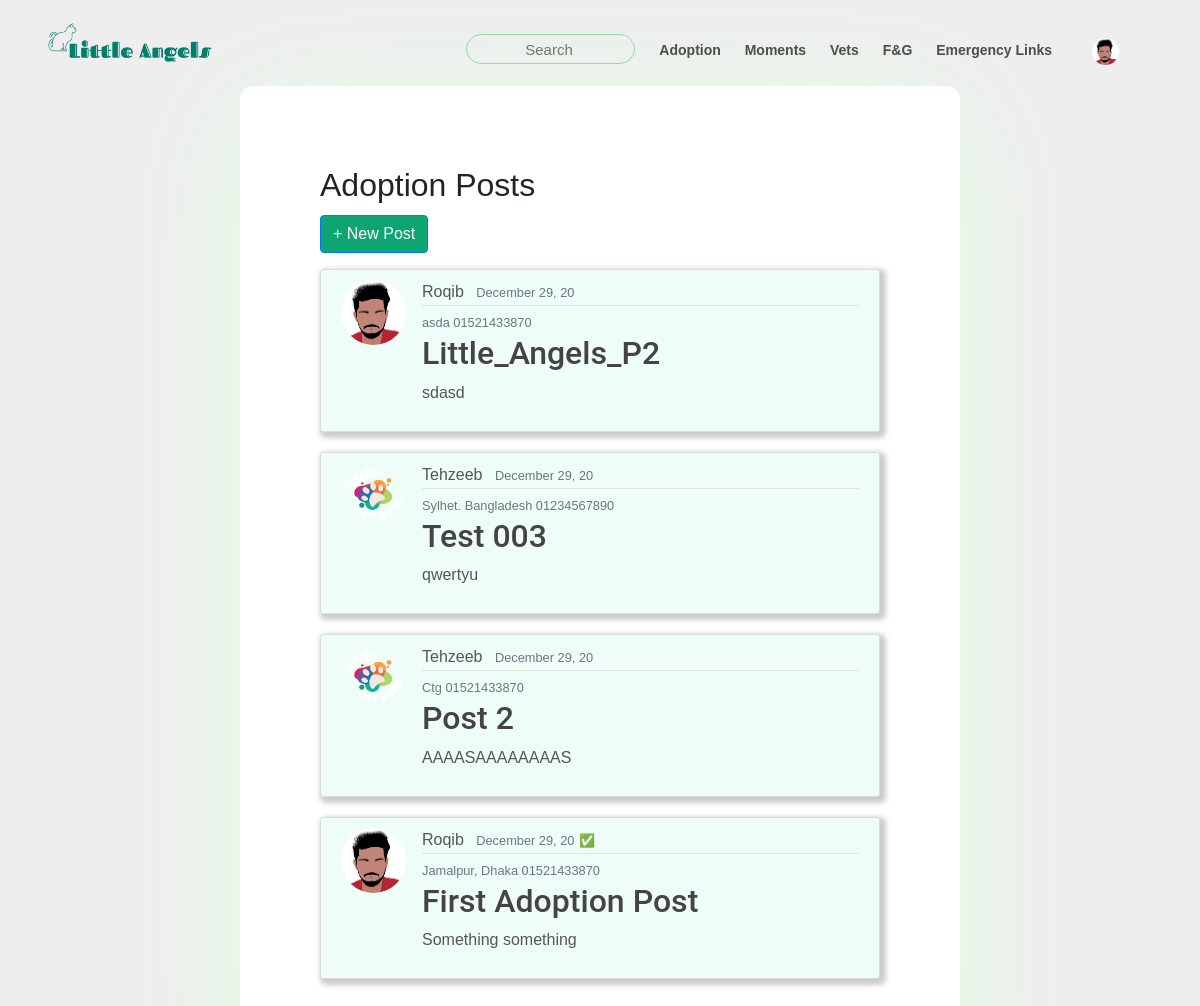
The app's page /adoption/ (signed in), older data.
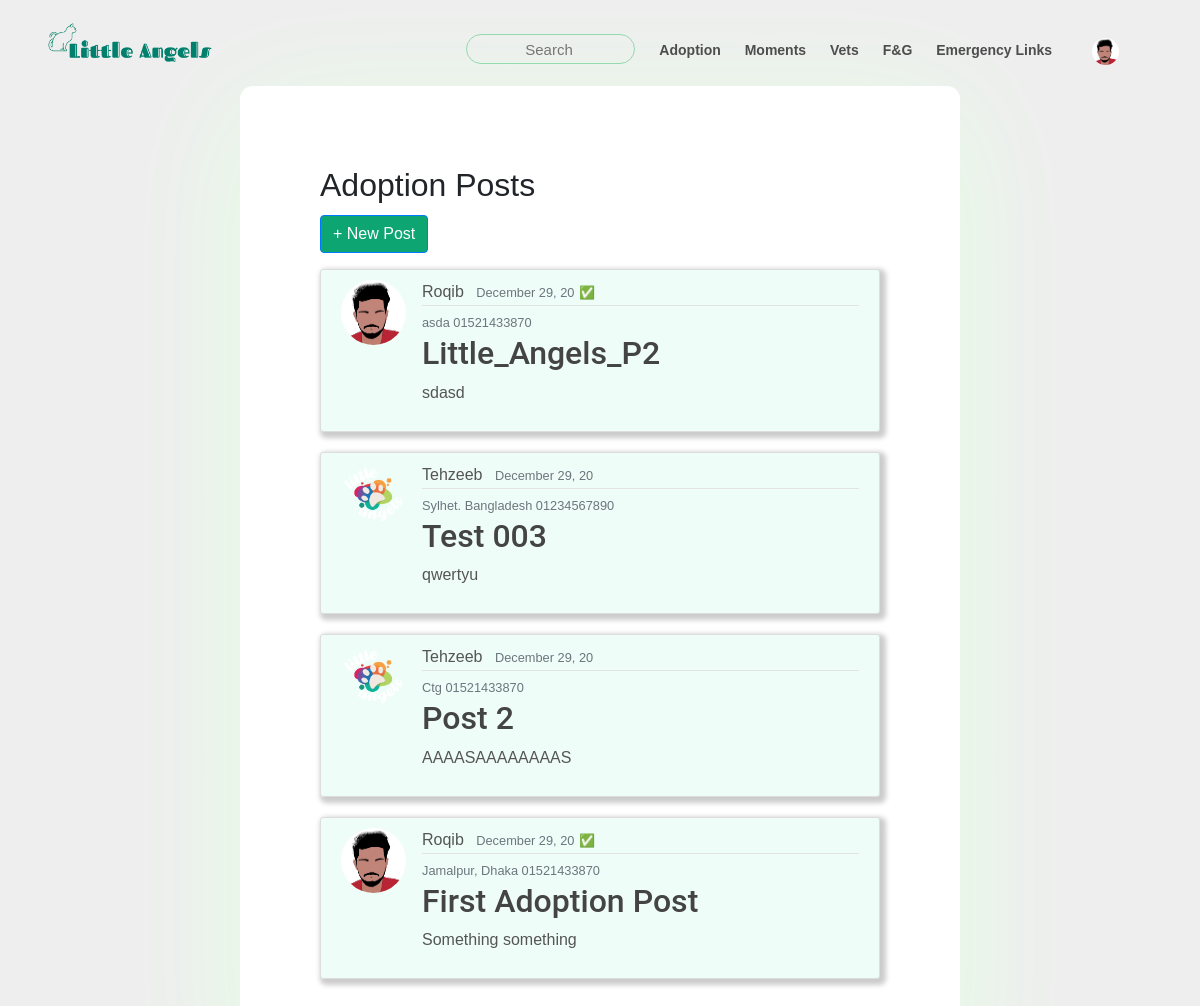
The same page, newer data.
### adoption/models.py (models this page shows, shortened)
class AdoptionPost(models.Model):
    title = models.CharField(max_length=30)
    author = models.ForeignKey(User, on_delete=models.CASCADE)
    content = models.TextField();
    date = models.DateTimeField(default=timezone.now)
    location = models.CharField(max_length=50)
    approved = models.BooleanField(default=False)
    contact = models.CharField(max_length=11)
    isAdopted = models.BooleanField(default=False)
    image = models.ImageField( blank=True, null=True, upload_to= 'adoption_pics')

### users/models.py (models this page shows, shortened)
class Profile(models.Model):
    user = models.OneToOneField(User, on_delete=models.CASCADE)
    image = models.ImageField(default='default.png',  upload_to= 'profile_pics')

### adoption/views.py (the view)
# urls.py: path('', PostListView.as_view(), name='adoption'),
class PostListView(LoginRequiredMixin, ListView):
    model = AdoptionPost
    template_name = 'adoption/adoption.html'
    context_object_name = 'posts'
    ordering = ['-date']
    paginate_by = 5
    def get_queryset(self):
        p = AdoptionPost.objects.filter(approved=True)
        return p.order_by('-date')

### adoption/templates/adoption/adoption.html (shortened to what this page needs)
{% extends 'home/base.html' %}
{% block content %}
<div class="boss">
    <div class="blog-post">
    <div>
        <h2>Adoption Posts<h2>
        <div class="form-group">
            <a href="{% url 'adoption_post_create' %}">
                <button class="btn btn-outline-primary" type="submit" style="background-color:rgb(13, 165, 114); outline-style:none; color:white">+ New Post</button>
            </a>
        </div>
    </div>
            {% for p in posts %}
        <article class="media content-section">
            <img class="rounded-circle article-img" src="{{p.author.profile.image.url}}" alt="">
            <div class="media-body">
            <div class="article-metadata">
                <a class="mr-2" href="{% url 'adoption_user_posts' p.author.username %}">{{ p.author }}</a>
                <small class="text-muted">{{ p.date| date:"F d, y"}}</small>
                {% if p.isAdopted == True %}
                    <small class="text-muted">✅</small>
                {% endif %}
            </div>
            <div>
                <small class="text-muted">{{p.location }} </small>
                <small class="text-muted">  {{p.contact}}</small>
            </div>
            <h2><a class="article-title" href="{% url 'adoption_post_detail' p.id %}">{{ p.title }}</a></h2>
            <p class="article-content">{{ p.content }}</p>
            </div>
        </article>
    {%endfor %}
        </div>
    </div>
{% endblock content %}

Row changes from the older to the newer data that the page shows:
changed AdoptionPost "Little_Angels_P2": now shows "✅"
